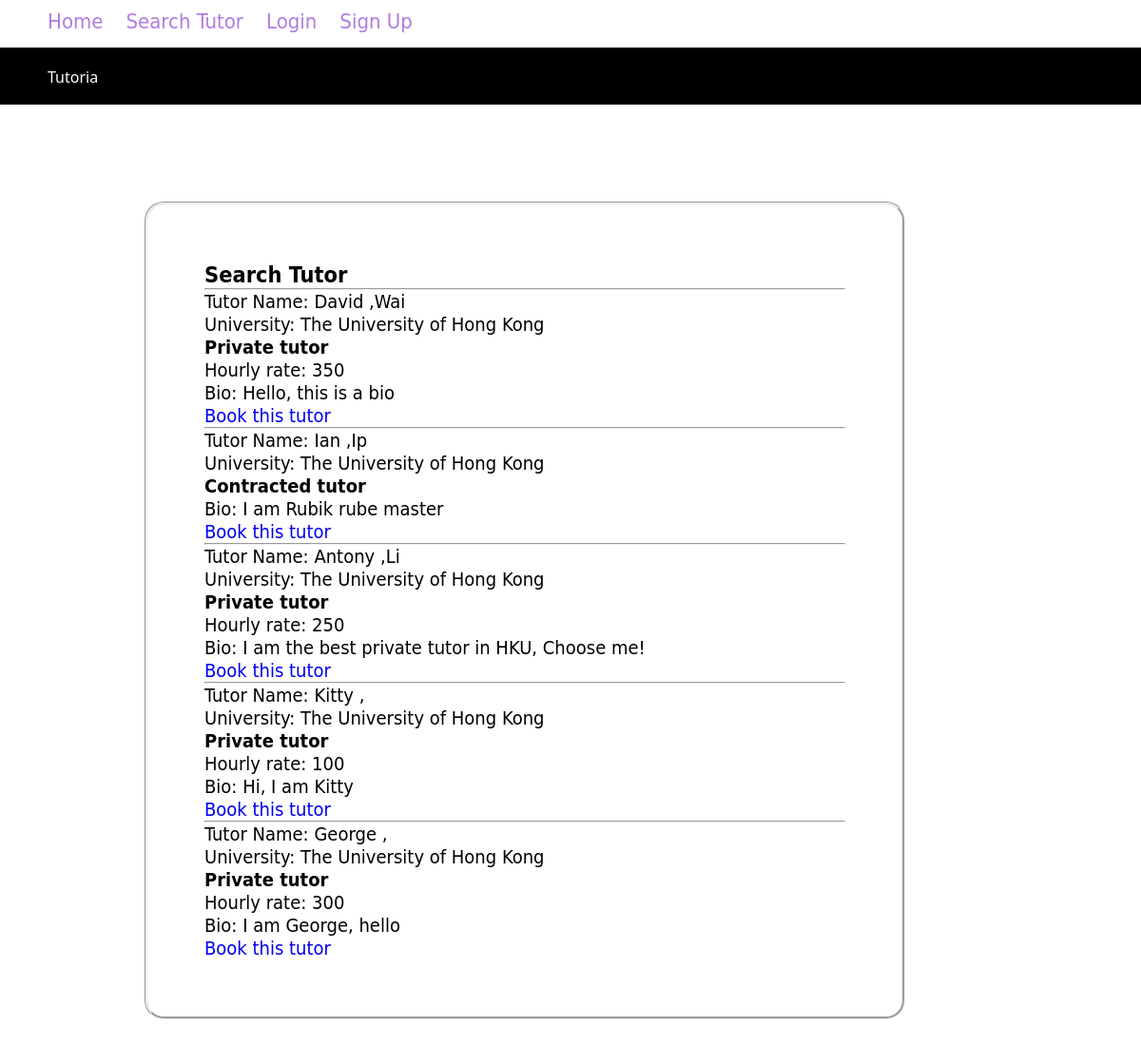
The app's page /search/ with its own data.
### core/models.py (models this page shows, shortened)
class Tutor(models.Model):
    profile = models.OneToOneField(Profile, on_delete=models.CASCADE)
    tutor_type =  models.ForeignKey(TutorType, on_delete=models.CASCADE, blank=True, null=True )
    hourly_rate = models.IntegerField(blank=True,null=True)
    tags = models.ManyToManyField(Tag, blank=True)
    university = models.ForeignKey(University, on_delete=models.CASCADE, blank=True,null=True)
    courses = models.ManyToManyField(Course, blank=True)
    bio = models.CharField(max_length=500, blank=True,null=True)

class Profile(models.Model):
    user = models.OneToOneField(User, on_delete=models.CASCADE)
    phone = models.CharField(max_length=20)
    user_type =  models.ForeignKey(UserType, on_delete=models.CASCADE)

class University(models.Model):
    name = models.CharField(max_length=50)

### core/views.py (the view)
# urls.py: url(r'^search/$', views.searchTutor, name='search_tutor'),
def searchTutor(request):
    tutor_list = Tutor.objects.exclude(tutor_type__isnull=True) \
                              .exclude(hourly_rate__isnull=True) \
                              .exclude(university__isnull=True) \
                              .exclude(bio__isnull=True)
    type_list=[ tutor.tutor_type.tutor_type for tutor in tutor_list]
    zip_list = zip(tutor_list, type_list)
    context = {'zip_list': zip_list}
    return render(request, 'search_tutor.html', context)

### core/templates/search_tutor.html (shortened to what this page needs)
{% extends 'base.html' %}
{% block content %}
    <h1>Search Tutor</h1>
    {% if zip_list %}
        {% for tuple in zip_list %}
            <hr/>
            Tutor Name: {{tuple.0.profile.user.first_name}} ,{{tuple.0.profile.user.last_name}} <br/>
            University: {{tuple.0.university.name}}<br/>
            {% if tuple.1 == "private" %}
                <b>Private tutor</b><br/>
                Hourly rate: {{tuple.0.hourly_rate}}<br/>
            {% else %}
                <b>Contracted tutor</b><br/>
            {% endif %}
            Bio: {{tuple.0.bio}}<br/>
            <a href="{% url 'book_tutor' tuple.0.id %}">Book this tutor</a>
        {% endfor %}
    {% else %}
        <h2>No tutor yet.</h2>
    {% endif %}
{% endblock %}

### core/static/css/base.css (style rules this page uses)
* { margin:0 auto; padding:0 auto; }
html,body { height:100%; }
a:link { text-decoration: none; }

### records on screen
Tutor: profile.first_name "David", profile.last_name "Wai", university.name "The University of Hong Kong", hourly_rate "350", bio "Hello, this is a bio"
Tutor: profile.first_name "Ian", profile.last_name "Ip", university.name "The University of Hong Kong", shows "Contracted tutor", bio "I am Rubik rube master"
Tutor: profile.first_name "Antony", profile.last_name "Li", university.name "The University of Hong Kong", hourly_rate "250", bio "I am the best private tutor in HKU, Choose me!"
Tutor: profile.first_name "Kitty", university.name "The University of Hong Kong", hourly_rate "100", bio "Hi, I am Kitty"
Tutor: profile.first_name "George", university.name "The University of Hong Kong", hourly_rate "300", bio "I am George, hello"
